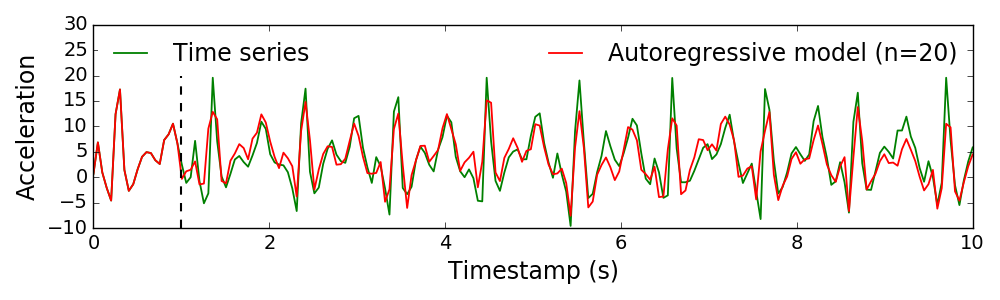
#> input picture Isachenko2017Metamodels/latex2word/figs/ar_example.png, 1000 x 300 px
$ jupyter execute Untitled.ipynb
#> lines starting #> are read from the running program, lines starting #| are printed output that depends on the picture
[cell 1]
from PIL import Image

[cell 2]
img = Image.open('figs/ar_example.png')
#> img is the input picture: PIL image 1000x300 RGBA; mean R, G, B, A 242.7, 239.2, 236.6, 255
img

[cell 3]
img.convert('LA')
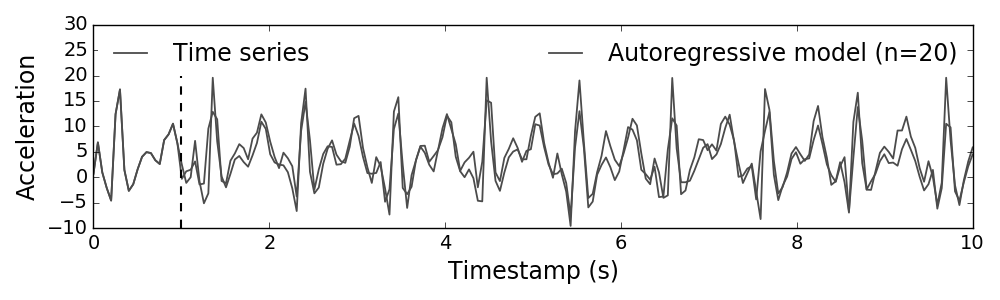
#> Out: PIL image 1000x300 LA; mean R, G, B, A 240, 240, 240, 255


$ run again, with Isachenko2017Metamodels/latex2word/figs/hist_uschad_lr_all.png copied over Isachenko2017Metamodels/latex2word/figs/ar_example.png
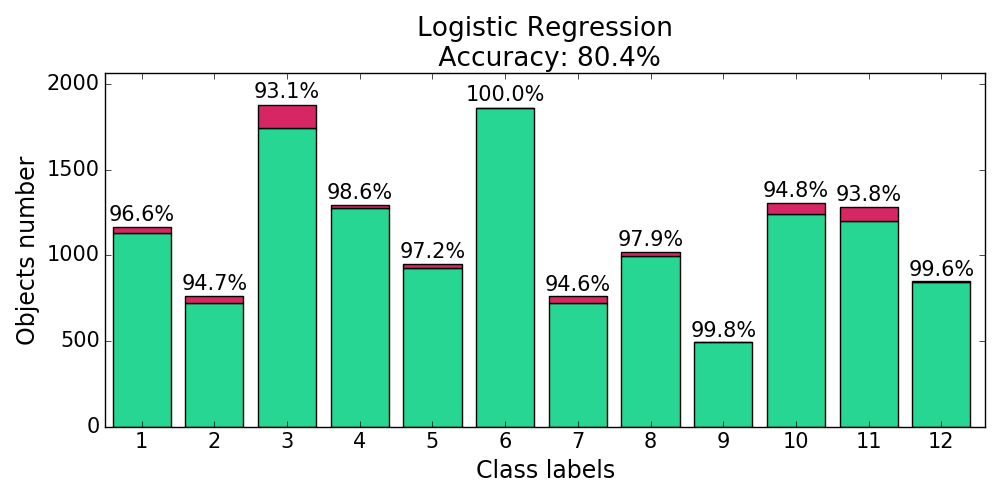
#> input picture Isachenko2017Metamodels/latex2word/figs/hist_uschad_lr_all.png, 1000 x 500 px
#> img is the input picture: PIL image 1000x500 RGBA; mean R, G, B, A 188.5, 231.8, 215, 255
#> `img.convert('LA')`:
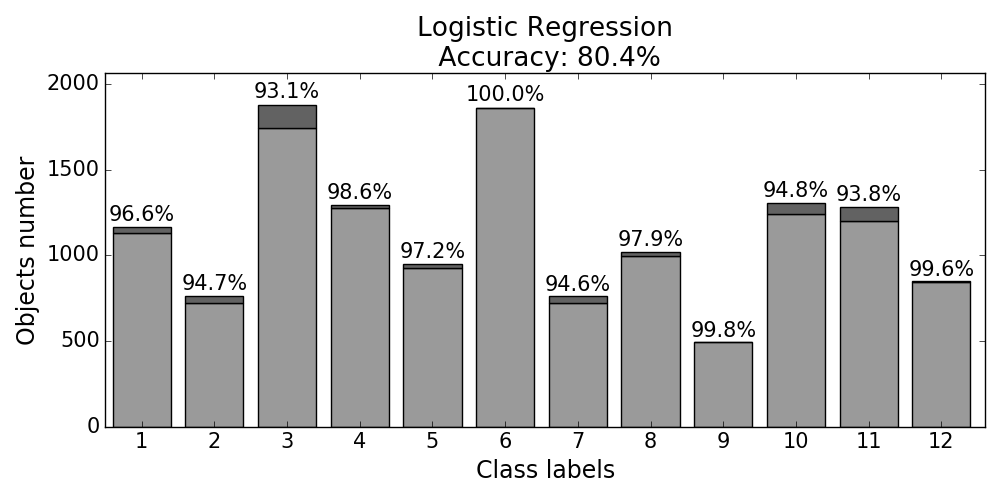
#> Out: PIL image 1000x500 LA; mean R, G, B, A 217, 217, 217, 255
